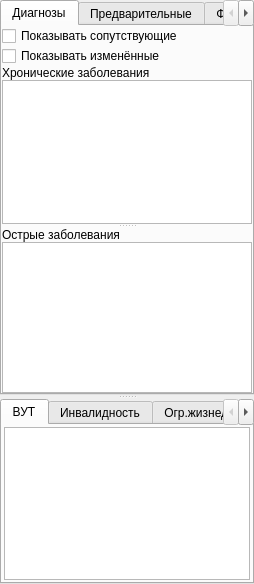
<?xml version="1.0" encoding="UTF-8"?>
<ui version="4.0">
 <class>Form</class>
 <widget class="QWidget" name="Form">
  <property name="geometry">
   <rect>
    <x>0</x>
    <y>0</y>
    <width>254</width>
    <height>584</height>
   </rect>
  </property>
  <property name="windowTitle">
   <string>Form</string>
  </property>
  <layout class="QGridLayout" name="gridLayout_7">
   <property name="margin">
    <number>0</number>
   </property>
   <property name="spacing">
    <number>0</number>
   </property>
   <item row="0" column="0">
    <widget class="QSplitter" name="splitter">
     <property name="orientation">
      <enum>Qt::Vertical</enum>
     </property>
     <property name="childrenCollapsible">
      <bool>false</bool>
     </property>
     <widget class="QTabWidget" name="tabWidget">
      <property name="currentIndex">
       <number>0</number>
      </property>
      <widget class="QWidget" name="tabDiagnosis">
       <attribute name="title">
        <string>Диагнозы</string>
       </attribute>
       <layout class="QGridLayout">
        <property name="margin">
         <number>0</number>
        </property>
        <property name="spacing">
         <number>0</number>
        </property>
        <item row="0" column="0">
         <widget class="QSplitter" name="splitterDiagnosis">
          <property name="orientation">
           <enum>Qt::Vertical</enum>
          </property>
          <property name="childrenCollapsible">
           <bool>false</bool>
          </property>
          <widget class="QFrame" name="frmChronical">
           <property name="frameShape">
            <enum>QFrame::NoFrame</enum>
           </property>
           <property name="frameShadow">
            <enum>QFrame::Raised</enum>
           </property>
           <layout class="QVBoxLayout">
            <property name="spacing">
             <number>0</number>
            </property>
            <property name="margin">
             <number>0</number>
            </property>
            <item>
             <widget class="QCheckBox" name="chkShowAccomp">
              <property name="text">
               <string>Показывать сопутствующие</string>
              </property>
             </widget>
            </item>
            <item>
             <widget class="QCheckBox" name="chkShowModified">
              <property name="text">
               <string>Показывать изменённые</string>
              </property>
             </widget>
            </item>
            <item>
             <widget class="QLabel" name="lblChronical">
              <property name="text">
               <string>Хронические заболевания</string>
              </property>
             </widget>
            </item>
            <item>
             <widget class="CTableView" name="tblChronical"/>
            </item>
           </layout>
          </widget>
          <widget class="QFrame" name="frmAcute">
           <property name="frameShape">
            <enum>QFrame::NoFrame</enum>
           </property>
           <property name="frameShadow">
            <enum>QFrame::Raised</enum>
           </property>
           <layout class="QVBoxLayout">
            <property name="spacing">
             <number>0</number>
            </property>
            <property name="margin">
             <number>0</number>
            </property>
            <item>
             <widget class="QLabel" name="lblAcute">
              <property name="text">
               <string>Острые заболевания</string>
              </property>
             </widget>
            </item>
            <item>
             <widget class="CTableView" name="tblAcute"/>
            </item>
           </layout>
          </widget>
         </widget>
        </item>
       </layout>
      </widget>
      <widget class="QWidget" name="tabPreliminaryDiagnosis">
       <attribute name="title">
        <string>Предварительные</string>
       </attribute>
       <layout class="QGridLayout" name="gridLayout_8">
        <property name="margin">
         <number>0</number>
        </property>
        <property name="spacing">
         <number>0</number>
        </property>
        <item row="0" column="0">
         <widget class="QSplitter" name="splitterPreliminaryDiagnosis">
          <property name="orientation">
           <enum>Qt::Vertical</enum>
          </property>
          <property name="childrenCollapsible">
           <bool>false</bool>
          </property>
          <widget class="QFrame" name="frmChronical_2">
           <property name="frameShape">
            <enum>QFrame::NoFrame</enum>
           </property>
           <property name="frameShadow">
            <enum>QFrame::Raised</enum>
           </property>
           <layout class="QVBoxLayout" name="_2">
            <property name="spacing">
             <number>0</number>
            </property>
            <property name="margin">
             <number>0</number>
            </property>
            <item>
             <widget class="QCheckBox" name="chkShowAccompPreliminary">
              <property name="text">
               <string>Показывать сопутствующие</string>
              </property>
             </widget>
            </item>
            <item>
             <widget class="QLabel" name="lblChronicaPreliminary">
              <property name="text">
               <string>Хронические заболевания</string>
              </property>
             </widget>
            </item>
            <item>
             <widget class="CTableView" name="tblChronicalPreliminary"/>
            </item>
           </layout>
          </widget>
          <widget class="QFrame" name="frmAcute_2">
           <property name="frameShape">
            <enum>QFrame::NoFrame</enum>
           </property>
           <property name="frameShadow">
            <enum>QFrame::Raised</enum>
           </property>
           <layout class="QVBoxLayout" name="_4">
            <property name="spacing">
             <number>0</number>
            </property>
            <property name="margin">
             <number>0</number>
            </property>
            <item>
             <widget class="QLabel" name="lblAcutePreliminary">
              <property name="text">
               <string>Острые заболевания</string>
              </property>
             </widget>
            </item>
            <item>
             <widget class="CTableView" name="tblAcutePreliminary"/>
            </item>
           </layout>
          </widget>
         </widget>
        </item>
       </layout>
      </widget>
      <widget class="QWidget" name="tabFactor">
       <attribute name="title">
        <string>Факторы</string>
       </attribute>
       <layout class="QGridLayout" name="gridLayout_5">
        <property name="margin">
         <number>0</number>
        </property>
        <property name="spacing">
         <number>0</number>
        </property>
        <item row="0" column="0">
         <widget class="QLabel" name="lblFactorFilterSpeciality">
          <property name="text">
           <string>Специальность</string>
          </property>
         </widget>
        </item>
        <item row="1" column="0">
         <widget class="CRBComboBox" name="cmbFactorFilterSpeciality"/>
        </item>
        <item row="2" column="0">
         <widget class="QLabel" name="lblFactorFilterMKB">
          <property name="text">
           <string>Блок шифров МКБ</string>
          </property>
         </widget>
        </item>
        <item row="3" column="0">
         <widget class="CRBComboBox" name="cmbFactorFilterMKB"/>
        </item>
        <item row="4" column="0">
         <widget class="CTableView" name="tblFactor"/>
        </item>
       </layout>
      </widget>
      <widget class="QWidget" name="tabFeatureBox">
       <attribute name="title">
        <string>Особенности</string>
       </attribute>
       <layout class="QGridLayout" name="gridLayout_6">
        <property name="margin">
         <number>0</number>
        </property>
        <property name="spacing">
         <number>0</number>
        </property>
        <item row="0" column="0">
         <widget class="QSplitter" name="splitterFeature">
          <property name="orientation">
           <enum>Qt::Vertical</enum>
          </property>
          <property name="childrenCollapsible">
           <bool>false</bool>
          </property>
          <widget class="QFrame" name="frmAllergy">
           <property name="frameShape">
            <enum>QFrame::NoFrame</enum>
           </property>
           <property name="frameShadow">
            <enum>QFrame::Raised</enum>
           </property>
           <layout class="QGridLayout" name="gridLayout_4">
            <property name="leftMargin">
             <number>0</number>
            </property>
            <property name="topMargin">
             <number>4</number>
            </property>
            <property name="rightMargin">
             <number>0</number>
            </property>
            <property name="bottomMargin">
             <number>0</number>
            </property>
            <property name="spacing">
             <number>0</number>
            </property>
            <item row="0" column="0">
             <widget class="QLabel" name="lblBloodTypeHeadline">
              <property name="text">
               <string>Группа крови</string>
              </property>
             </widget>
            </item>
            <item row="3" column="0" colspan="2">
             <widget class="QLabel" name="lblAllergyHeadline">
              <property name="text">
               <string>Аллергия</string>
              </property>
             </widget>
            </item>
            <item row="4" column="0" colspan="2">
             <widget class="CTableView" name="tblAllergyBox"/>
            </item>
            <item row="0" column="1">
             <widget class="QLabel" name="lblBloodTypeBox">
              <property name="text">
               <string>не указано</string>
              </property>
             </widget>
            </item>
           </layout>
          </widget>
          <widget class="QFrame" name="frmMedicament">
           <property name="frameShape">
            <enum>QFrame::NoFrame</enum>
           </property>
           <property name="frameShadow">
            <enum>QFrame::Raised</enum>
           </property>
           <layout class="QVBoxLayout" name="_3">
            <property name="spacing">
             <number>0</number>
            </property>
            <property name="margin">
             <number>0</number>
            </property>
            <item>
             <widget class="QLabel" name="lblIntoleranceMedHeadline">
              <property name="text">
               <string>Медикаментозная непереносимость</string>
              </property>
             </widget>
            </item>
            <item>
             <widget class="CTableView" name="tblIntoleranceMedicamentBox"/>
            </item>
           </layout>
          </widget>
         </widget>
        </item>
       </layout>
      </widget>
     </widget>
     <widget class="QFrame" name="frmTempInvalid">
      <property name="frameShape">
       <enum>QFrame::NoFrame</enum>
      </property>
      <property name="frameShadow">
       <enum>QFrame::Raised</enum>
      </property>
      <layout class="QVBoxLayout">
       <property name="spacing">
        <number>0</number>
       </property>
       <property name="margin">
        <number>0</number>
       </property>
       <item>
        <widget class="QTabWidget" name="tabInvalid">
         <property name="currentIndex">
          <number>0</number>
         </property>
         <widget class="QWidget" name="tabTempInvalid">
          <attribute name="title">
           <string>ВУТ</string>
          </attribute>
          <layout class="QGridLayout" name="gridLayout">
           <property name="margin">
            <number>2</number>
           </property>
           <property name="spacing">
            <number>2</number>
           </property>
           <item row="0" column="0">
            <widget class="CTableView" name="tblTempInvalid"/>
           </item>
          </layout>
         </widget>
         <widget class="QWidget" name="tabDisability">
          <attribute name="title">
           <string>Инвалидность</string>
          </attribute>
          <layout class="QGridLayout" name="gridLayout_2">
           <property name="margin">
            <number>2</number>
           </property>
           <property name="spacing">
            <number>2</number>
           </property>
           <item row="0" column="0">
            <widget class="CTableView" name="tblDisability"/>
           </item>
          </layout>
         </widget>
         <widget class="QWidget" name="tabVitalRestriction">
          <attribute name="title">
           <string>Огр.жизнедеятельности</string>
          </attribute>
          <layout class="QGridLayout" name="gridLayout_3">
           <property name="margin">
            <number>2</number>
           </property>
           <property name="spacing">
            <number>2</number>
           </property>
           <item row="0" column="0">
            <widget class="CTableView" name="tblVitalRestriction"/>
           </item>
          </layout>
         </widget>
        </widget>
       </item>
      </layout>
     </widget>
    </widget>
   </item>
  </layout>
 </widget>
 <customwidgets>
  <customwidget>
   <class>CTableView</class>
   <extends>QTableView</extends>
   <header>library/TableView.h</header>
  </customwidget>
  <customwidget>
   <class>CRBComboBox</class>
   <extends>QComboBox</extends>
   <header>library/crbcombobox.h</header>
  </customwidget>
 </customwidgets>
 <resources/>
 <connections/>
</ui>
